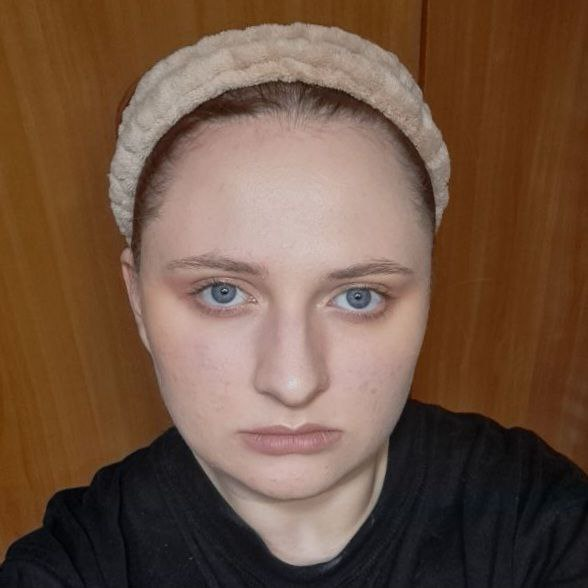
#> input picture lab7/passport_photo.jpg, 588 x 588 px, given in place of input.mp4, which was not available
$ jupyter execute --allow-errors lab6.ipynb   (shell and % lines are left out)   (text cells are left out)
#> lines starting #> are read from the running program, lines starting #| are printed output that depends on the picture; after the words box and inside, x2 and y2 are one past the last pixel; in counts of white or black regions, pixels touching at a corner belong together; pictures that were not available may be replaced by others from this repository, and a replacement may not be noted
#> further down, frame is the input picture: shape (588, 588, 3); mean B, G, R 66.5, 84.7, 112.3
[cell 1]
from ultralytics import YOLO

#> (the rest of this cell did not finish here and is left out)

[cell 2]
import cv2

cap = cv2.VideoCapture("./input.mp4")
writer = cv2.VideoWriter('./output_det.mp4', # путь к файлу
                         cv2.VideoWriter_fourcc(*'MPEG'), # кодек
                         25, # FPS
                         (int(cap.get(3)),int(cap.get(4))) # разрешение
                        )

assert cap.isOpened()

[cell 3]
# [29 lines left out: function draw_detections, not called in this run]

#> (a cell that did not finish here is left out)

[cell 5]
import matplotlib.pyplot as plt

cap = cv2.VideoCapture('./output_det.mp4')
cap.set(cv2.CAP_PROP_POS_FRAMES, 200)

ret, frame = cap.read()

frame_to_show = cv2.cvtColor(frame, cv2.COLOR_BGR2RGB)
plt.imshow(frame_to_show)

[cell 6]
from boxmot.trackers.bytetrack.bytetrack import ByteTrack

#> (the rest of this cell did not finish here and is left out)

[cell 7]
import numpy as np

# [8 lines left out: function convert_yolo_numpy, not called in this run]

[cell 8]
from random import randint

# [33 lines left out: function draw_tracks_bytetrack, not called in this run]

[cell 9]
import cv2

cap = cv2.VideoCapture("./input.mp4")
writer = cv2.VideoWriter('./output_track.mp4', cv2.VideoWriter_fourcc(*'MPEG'), 25, (int(cap.get(3)),int(cap.get(4))))

assert cap.isOpened()

[cell 10]
tracks = {}
#> (the rest of this cell did not finish here and is left out)

[cell 11]
import cv2

cap = cv2.VideoCapture('./area_count.mp4')
writer = cv2.VideoWriter('./detections_in_area.mp4',
                         cv2.VideoWriter_fourcc(*'MPEG'),
                         25,
                         (int(cap.get(3)),int(cap.get(4)))
                        )

assert cap.isOpened()

# Подберите X и Y для повторения области из примера
area_top_left = (408, 0)
area_bottom_right = (510, 184)

[cell 12]
from ultralytics import YOLO
from boxmot.trackers.bytetrack.bytetrack import ByteTrack

#> (the rest of this cell did not finish here and is left out)

[cell 13]
# [15 lines left out: function get_detections_in_area, not called in this run]

[cell 14]
counter = 0
ids = []

[cell 15]
# [50 lines left out: function process_frame, not called in this run]

#> (a cell that did not finish here is left out)

[cell 17]
counter

[cell 18]
import cv2

def find_centroid(img):
  contours, _ = cv2.findContours(img, cv2.RETR_EXTERNAL, cv2.CHAIN_APPROX_SIMPLE)
  if len(contours) > 0:
    largest_contour = max(contours, key=cv2.contourArea)
    moments = cv2.moments(largest_contour)
    if moments["m00"] != 0:
        cx = int(moments["m10"] / moments["m00"])
        cy = int(moments["m01"] / moments["m00"])
    else:
        cx, cy = 0, 0
    return (cx, cy)
  return None


cap = cv2.VideoCapture('./inrange_input.mp4') # путь к видео с результатами работы ByteTrack
writer = cv2.VideoWriter('./inrange_track.mp4',
                         cv2.VideoWriter_fourcc(*'MPEG'),
                         25,
                         (int(cap.get(3)),int(cap.get(4)))
                        )

assert cap.isOpened()

coordinates = []

while cap.isOpened():
  ret, frame = cap.read()

  if not ret:
    break

  frame_rgb = cv2.cvtColor(frame, cv2.COLOR_BGR2RGB)
  image_thresholded = cv2.inRange(cv2.cvtColor(frame, cv2.COLOR_BGR2HSV), (23, 25, 80), (27, 45, 110))
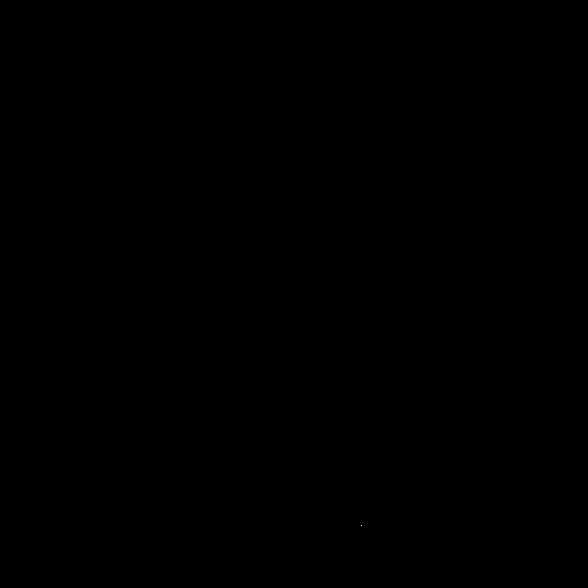
#> image_thresholded: shape (588, 588); 0% white in thin lines or dots, all inside (x1, y1, x2, y2) = (361, 525, 362, 526)
  coordinates.append(find_centroid(image_thresholded))
#> in find_centroid, `contours, _ = cv2.findContours(img, cv2.RETR_EXTERNAL, cv2.CHAIN_APPRO..`: contours = [[[361, 525]]]
#> in find_centroid, `largest_contour = max(contours, key=cv2.contourArea)`: largest_contour = [[361, 525]]
#> in find_centroid, `moments = cv2.moments(largest_contour)`: moments = moments, m00 0

  for c in coordinates:
    cv2.drawMarker(frame_rgb, c, color=(255, 0, 0), thickness=2,
      markerType=cv2.MARKER_STAR, line_type=cv2.LINE_AA, markerSize=15)
#> this loop made 1 pass
#> c on pass 1: (0, 0)
#> frame_rgb: shape (588, 588, 3); mean R, G, B 112.4, 84.6, 66.5

  frame_bgr = cv2.cvtColor(frame_rgb, cv2.COLOR_RGB2BGR)

  writer.write(frame_bgr)

cap.release()
writer.release()


$ run again, on lab7/my_face.jpg
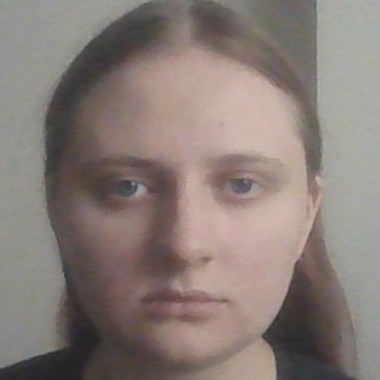
#> input picture lab7/my_face.jpg, 380 x 380 px, given in place of input.mp4, which was not available
#> frame is the input picture: shape (380, 380, 3); mean B, G, R 118.8, 124.2, 136
#> image_thresholded: shape (380, 380); 0.12% white in thin lines or dots, all inside (x1, y1, x2, y2) = (48, 4, 321, 190)
#> contours = 18 contours, 17 with area under 20; largest, box (x1, y1, x2, y2) and area: (161, 22, 170, 31) 26
#> largest_contour = contour of 14 points, box (x1, y1, x2, y2) (161, 22, 170, 31), area 26
#> moments = moments, m00 26.5, centre m10/m00, m01/m00 = (166.3, 25.92)
#> cx = 166
#> cy = 25
#> the loop `for c in coordinates:` made 1 pass
#> c on pass 1: (166, 25)
#> after the loop `for c in coordinates:`:
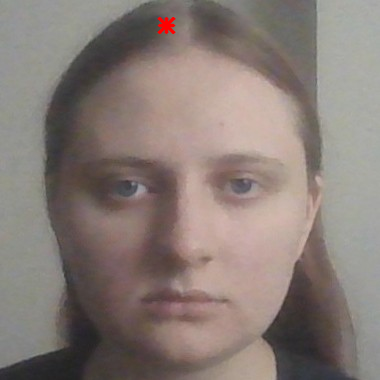
#> frame_rgb: shape (380, 380, 3); mean R, G, B 136.2, 124.1, 118.7
